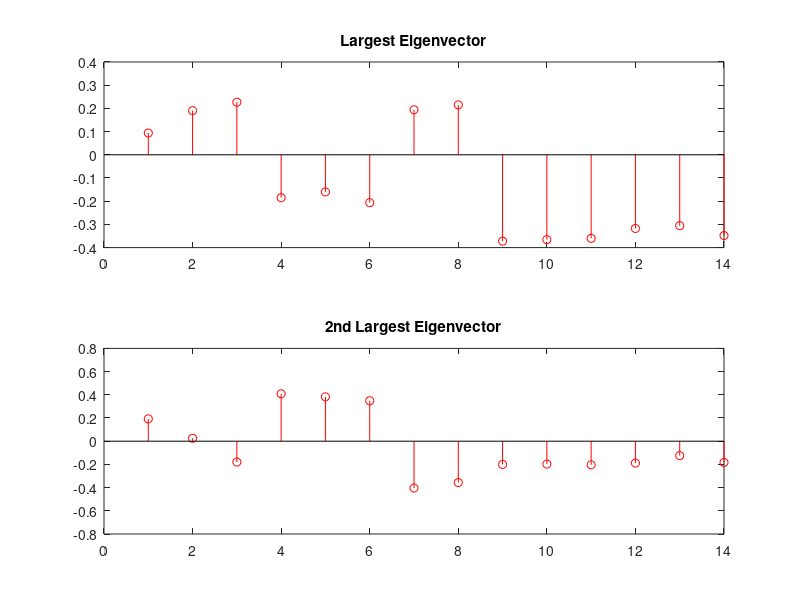
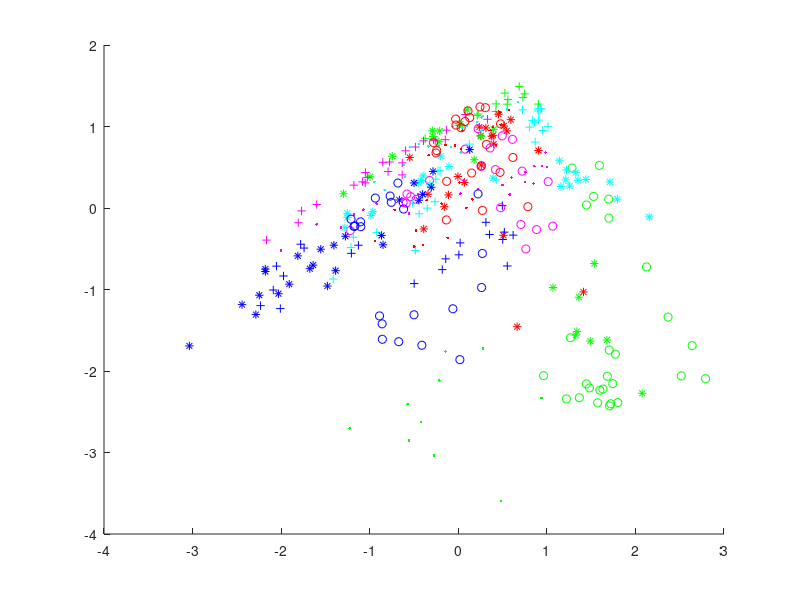

MATLAB code to generate these figures, in order:
%leaf dataset

clear
clc
close all

data=importdata('leaf.mat');

%dataset description
%The provided data comprises the following shape (attributes 3 to 9) and texture (attributes 10
%to 16) features:
%1. Class (Species)
%2. Specimen Number
%3. Eccentricity
%4. Aspect Ratio
%5. Elongation
%6. Solidity
%7. Stochastic Convexity
%8. Isoperimetric Factor
%9. Maximal Indentation Depth
%10. Lobedness
%11. Average Intensity
%12. Average Contrast
%13. Smoothness
%14. Third moment
%15. Uniformity
%16. Entropy

% In this example, we will normalize the data because the features have
% very different values 



% extract attributes from the raw data
Anew = data(:,3:end)';
data_std = std(Anew');
[n,m] = size(Anew);
Anew = bsxfun(@rdivide, Anew, data_std'); 
% create indicator matrix; 
Inew = data(:,1); 

% PCA
mu = mean(Anew')'; % mean
xc = bsxfun(@minus, Anew, mu); 
C = xc * xc'./ m; % covariance

k = 2; 
[W, S] = eigs(C,k); 

figure; subplot(2,1,1); stem(W(:,1),'r-o'); title('Largest Eigenvector')
subplot(2,1,2); stem(W(:,2),'r-o'); title('2nd Largest Eigenvector')

dim1 = W(:,1)' * xc ./ sqrt(S(1,1));
dim2 = W(:,2)' * xc ./ sqrt(S(2,2));

color_string = 'bgrmck'; 
marker_string = '.+*o';
figure; 
hold on; 
for i = 1:max(Inew)
  plot(dim1(Inew==i), dim2(Inew==i), [color_string(mod(i,5)+1), marker_string(mod(i,4)+1)]); 
end
hold off; 






